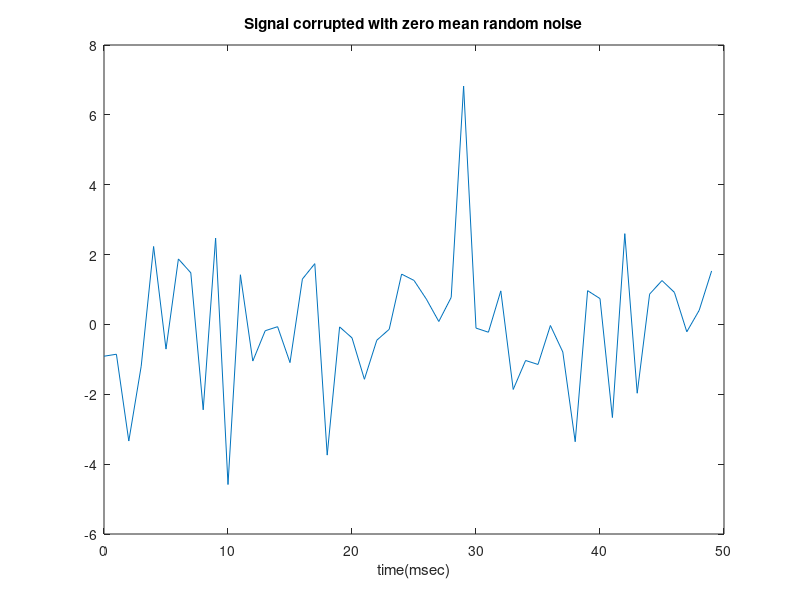
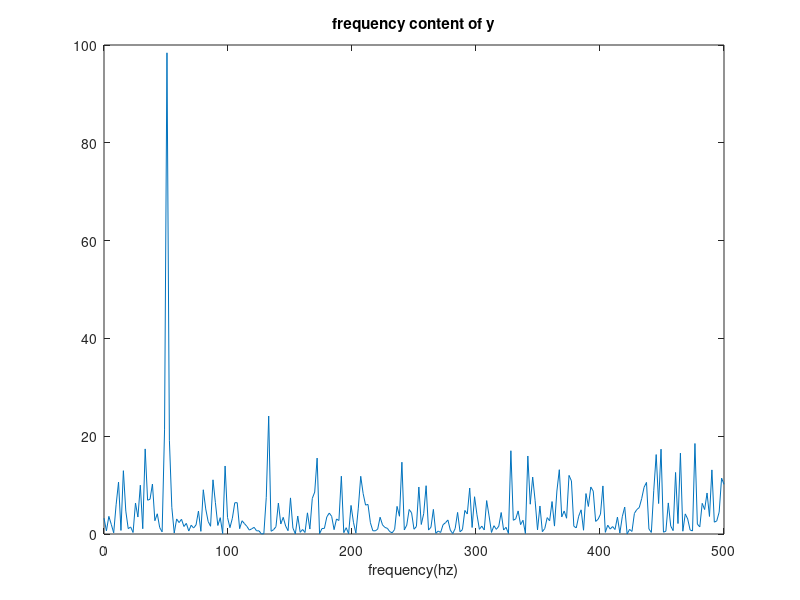

Write MATLAB code to recreate these figures, in order. (Note: this script raises an error after producing the figures.)
%MATLAB PROGRAM 1:

clc;
clear all;
close all;
t=0:0.001:0.6;
x=sin(2*pi*50*t);
y=x+(2*randn(size(t)));
figure,plot(1000*t(1:50),y(1:50))
title('Signal corrupted with zero mean random noise');
xlabel('time(msec)');
y=fft(y,512);
pyy=y.*conj(y)/512;
f=1000*(0:256)/512;
figure,plot(f,pyy(1:257))
title('frequency content of y');
xlabel('frequency(hz)');

%MATLAB Program2:

Clc;
clear all;
close all;
N=1024;
fs=8000;
f=input('enter the frequency[1 to 5000]:');
n=0:N-1;
x=sin(2*pi*(f/fs)*n)
pxx=spectrum(x,N);
specplot(pxx,fs);
grid on
xlabel('freq(hz)');
ylabel('magnitude(db)');
title('power spectrum of x(n)');